Frame 1 (no input): blank canvas, image omitted
Frame 60 (no input): blank canvas, image omitted
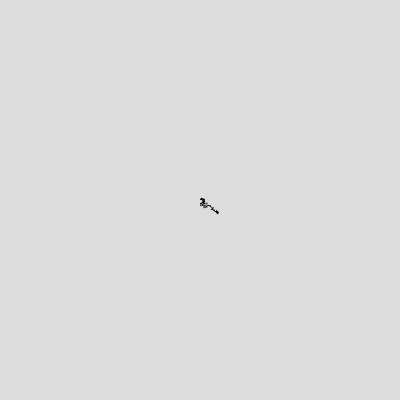
Frame 120 (the mouse pressed at the canvas centre since frame 60)

The p5.js sketch whose frames 1 and 60 were blank and that drew this single picture after the mouse press (run headless with seeded random() and noise() and a simulated clock; from frame 60 on, the mouse is pressed at the canvas centre):

// p5.js sketch
// ── sketch.js
// Exercise 0.1
// goal: Create a random walker that has a greater tendency to move down and to the right.
// date: 2026-10-12

let walker;

function setup() {
  createCanvas(400, 400);
  walker = new Walker();
  background(220);
}

function draw() {
  walker.move();
  walker.show();
}

class Walker {
  constructor() {
    this.x = width / 2;
    this.y = height / 2;
  }

  move() {
    let moveX = random(-1, 1.2);
    let moveY = random(-1, 1.2);

    this.x += moveX;
    this.y += moveY;
  }

  show() {
    stroke(0);
    point(this.x, this.y);
  }
}
